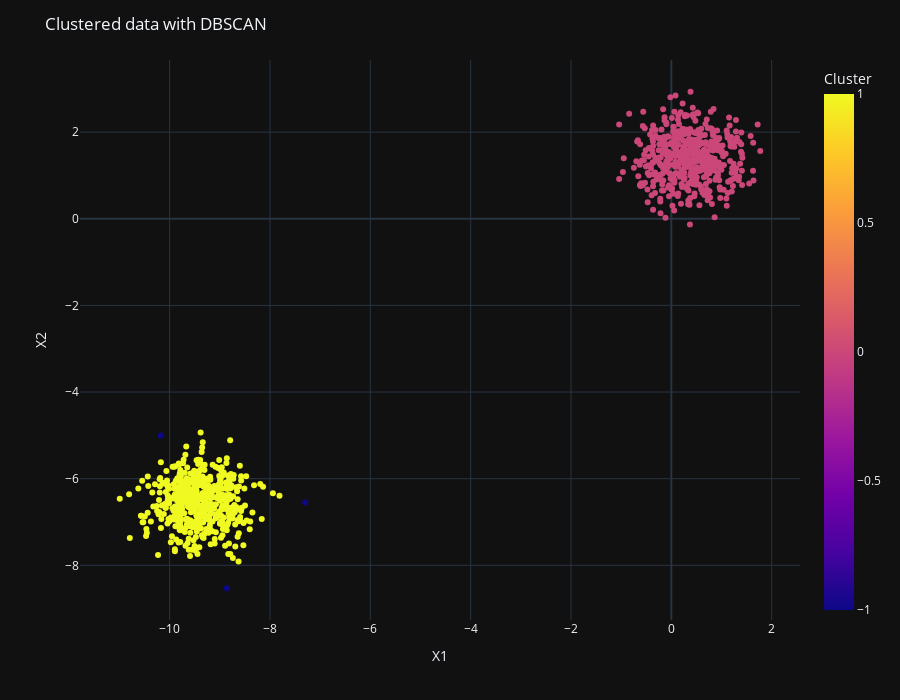

Write notebook code for a chart like this one.
### Code cell
display_categories(dbscan, two_blobs)

### Figure 1 — Plotly figure (JSON) as saved in the notebook; plotly's stock layout.template omitted (floating-point values rounded to 4 significant figures; data arrays with more than 128 entries replaced by an {"elided": "..."} marker saying what was removed)
{"data": [{"hovertemplate": "X1=%{x}<br>X2=%{y}<br>Cluster=%{marker.color}<extra></extra>", "legendgroup": "", "marker": {"color": {"elided": "1000 int values"}, "coloraxis": "coloraxis", "symbol": "circle"}, "mode": "markers", "name": "", "orientation": "v", "showlegend": false, "x": {"elided": "1000 float values"}, "xaxis": "x", "y": {"elided": "1000 float values"}, "yaxis": "y", "type": "scatter"}], "layout": {"xaxis": {"anchor": "y", "domain": [0.0, 1.0], "title": {"text": "X1"}}, "yaxis": {"anchor": "x", "domain": [0.0, 1.0], "title": {"text": "X2"}}, "coloraxis": {"colorbar": {"title": {"text": "Cluster"}}, "colorscale": [[0.0, "#0d0887"], [0.1111, "#46039f"], [0.2222, "#7201a8"], [0.3333, "#9c179e"], [0.4444, "#bd3786"], [0.5556, "#d8576b"], [0.6667, "#ed7953"], [0.7778, "#fb9f3a"], [0.8889, "#fdca26"], [1.0, "#f0f921"]]}, "legend": {"tracegroupgap": 0}, "margin": {"t": 60}, "width": 900, "height": 700, "title": {"text": "Clustered data with DBSCAN"}}}
